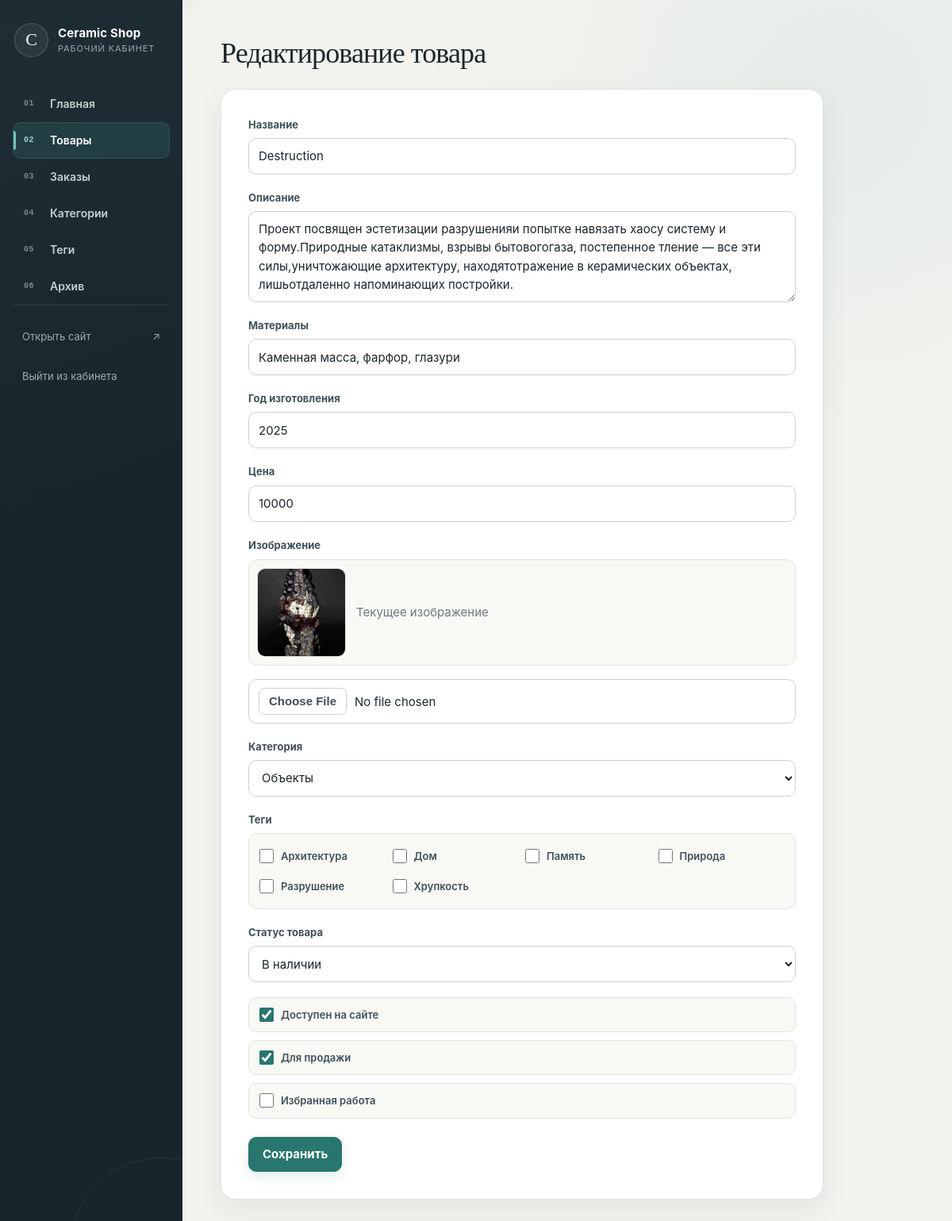
The app's page /admin/products/edit/29c85c76-9212-413d-b7fb-1fe2d4deaf08 (signed in) with its own data.
### tables this page shows
CREATE TABLE products (
            id TEXT PRIMARY KEY,
            name TEXT NOT NULL,
            description TEXT,
            price INTEGER NOT NULL,
            img TEXT
        , category_id INTEGER
        REFERENCES categories(id), status TEXT NOT NULL DEFAULT 'available'
        CHECK (
            status IN (
                'available',
                'reserved',
                'sold'
            )
        ), year INTEGER, materials TEXT NOT NULL
        DEFAULT 'Каменная масса', is_visible INTEGER NOT NULL DEFAULT 1
        CHECK (is_visible IN (0, 1)), is_for_sale INTEGER NOT NULL DEFAULT 1
        CHECK (is_for_sale IN (0, 1)), is_archived INTEGER NOT NULL DEFAULT 0
        CHECK (is_archived IN (0, 1)), is_featured INTEGER NOT NULL DEFAULT 0
        CHECK (is_featured IN (0, 1)));

CREATE TABLE categories (
            id INTEGER PRIMARY KEY AUTOINCREMENT,
            name TEXT NOT NULL UNIQUE,
            slug TEXT NOT NULL UNIQUE,
            description TEXT
        );

CREATE TABLE tags (
            id INTEGER PRIMARY KEY AUTOINCREMENT,
            name TEXT NOT NULL UNIQUE,
            slug TEXT NOT NULL UNIQUE
        );

### routes/admin/products.py (the view, shortened to what this page needs)
@admin_bp.route("/admin/products/edit/<product_id>", methods=["GET", "POST"])
def edit_product(product_id):
    product = get_product_by_id(product_id)
    if not product:
        flash('Товар не найден', 'error')
        return redirect(url_for('admin.admin_products'))
    categories = get_all_categories()
    tags = get_all_tags()
    product_tags = get_tags_for_product(product_id)
    selected_tag_ids = [tag["id"] for tag in product_tags]
    return render_template("admin/product_form.html",
                           product=product,
                           categories=categories,
                           tags=tags,
                           selected_tag_ids=selected_tag_ids,
                           title="Редактирование товара",
                           submit_text="Сохранить",
                           product_statuses=PRODUCT_STATUSES)

### database/categories.py (called while the page is built)
def get_all_categories():
    conn = get_db_connection()
    categories = conn.execute("SELECT * FROM categories ORDER BY name").fetchall()
    conn.close()
    return categories

### database/connection.py (called while the page is built)
def get_db_connection():
    database_path = current_app.config["DATABASE"]
    conn = sqlite3.connect(database_path)
    conn.execute("PRAGMA foreign_keys = ON")
    conn.row_factory = sqlite3.Row
    return conn

### database/products.py (called while the page is built)
def get_product_by_id(product_id):
    conn = get_db_connection()
    product = conn.execute("SELECT * FROM products WHERE id = ?", (product_id,)).fetchone()
    conn.close()
    return product

### database/tags.py (called while the page is built)
def get_all_tags():
    conn = get_db_connection()
    tags = conn.execute("SELECT * FROM tags ORDER BY name").fetchall()
    conn.close()
    return tags

def get_tags_for_product(product_id):
    conn = get_db_connection()
    tags = conn.execute("""
    SELECT tags.*
    FROM product_tags
    JOIN tags
    ON tags.id = product_tags.tag_id
    WHERE product_tags.product_id = ?
    ORDER BY tags.name
    """, (product_id,)).fetchall()
    conn.close()
    return tags

### routes/admin/auth.py (called while the page is built)
@admin_bp.before_request
def require_admin_login():
    allowed_endpoints = {
        'admin.login'
    }
    if request.endpoint in allowed_endpoints:
        return
    if session.get('is_admin'):
        return
    flash('Сначала войдите в админку', 'error')
    return redirect(url_for('admin.login'))

### services/cart_service.py (called while the page is built)
def get_cart(session):
    return session.get("cart", {})

def get_cart_count(session):
    cart = get_cart(session)
    return sum(cart.values())

### services/csrf_service.py (called while the page is built)
def get_csrf_token():
    if "csrf_token" not in session:
        session["csrf_token"] = secrets.token_urlsafe(32)
    return session["csrf_token"]

### templates/admin/product_form.html (shortened to what this page needs)
{% extends 'admin/base.html' %}
{% block content %}
<h1 class="admin-page-title">{{ title }}</h1>
<form method="post" enctype="multipart/form-data" class="admin-form">
    <div class="admin-form-group">
        <label for="name">Название</label>
        <input type="text" name="name" id="name" value="{{ product.name }}">
    </div>
    <div class="admin-form-group">
        <label for="description">Описание</label>
        <textarea name="description" id="description" rows="4">{{ product.description }}</textarea>
    </div>
    <div class="admin-form-group">
        <label for="materials">Материалы</label>
        <input type="text" name="materials" id="materials" value="{{ product.materials }}">
    </div>
    <div class="admin-form-group">
        <label for="year">Год изготовления</label>
        <input type="number" name="year" id="year" value="{{ product.year }}">
    </div>
    <div class="admin-form-group">
        <label for="price">Цена</label>
        <input type="number" name="price" id="price" value="{{ product.price }}">
    </div>
    <div class="admin-form-group">
        <label for="img">Изображение</label>
        {% if product.img %}
            <div class="admin-current-image">
                <img src="{{ product.img }}" alt="{{ product.name }}" class="admin-product-preview">
                <span class="admin-muted">Текущее изображение</span>
            </div>
        {% endif %}
        <input type="file" name="img" id="img">
    </div>
    <div class="admin-form-group">
        <label for="category_id">Категория</label>
        <select name="category_id" id="category_id">
            {% for category in categories %}
                <option value="{{ category.id }}"
                    {% if product.category_id == category.id %}selected{% endif %}>
                    {{ category.name }}
                </option>
            {% endfor %}
        </select>
    </div>
    <div class="admin-form-group">
        <label>Теги</label>
        <div class="admin-checkbox-list">
            {% for tag in tags %}
                <div class="admin-checkbox-group">
                    <input type="checkbox"
                    name="tag_ids"
                    id="tag_{{ tag.id }}"
                    value="{{ tag.id }}"
                    >
                    <label for="tag_{{ tag.id }}">{{tag.name}}</label>
                </div>
            {% endfor %}
        </div>
    </div>
    <div class="admin-form-group">
        <label for="status">Статус товара</label>
        <select name="status" id="status" class="form-control" required>
            {% for status_key, status_label in product_statuses.items() %}
                <option value="{{ status_key }}" {% if product['status'] == status_key %}selected{% endif %}>
                    {{ status_label }}
                </option>
            {% endfor %}
        </select>
    </div>
	<div class="admin-form-group admin-checkbox-group">
		<input type="checkbox" name="is_visible" id="is_visible" value="1" {% if product.is_visible %}checked{% endif %}>
		<label for="is_visible">Доступен на сайте</label>
	</div>
	<div class="admin-form-group admin-checkbox-group">
		<input type="checkbox" name="is_for_sale" id="is_for_sale" value="1" {% if product.is_for_sale %}checked{% endif %}>
		<label for="is_for_sale">Для продажи</label>
	</div>
	<div class="admin-form-group admin-checkbox-group">
		<input type="checkbox" name="is_featured" id="is_featured" value="1" {% if product.is_featured %}checked{% endif %}>
		<label for="is_featured">Избранная работа</label>
	</div>
    <button type="submit" class="admin-button">{{ submit_text }}</button>
</form>
{% endblock %}

### records on screen
products: name "Destruction", description "Проект посвящен эстетизации разрушенияи попытке навязать хаосу систему и форму.Природные катаклизмы, взрывы бытовогогаза, постепенное тление — все эти силы,уничтожающие архитектуру, находятотражение в керамических объектах, лишьотдаленно напоминающих постройки.", materials "Каменная масса, фарфор, глазури", year "2025", price "10000", img (picture), category_id "Объекты", status "В наличии", is_visible "☑", is_for_sale "☑"
tags: name "Архитектура"
tags: name "Дом"
tags: name "Память"
tags: name "Природа"
tags: name "Разрушение"
tags: name "Хрупкость"

### other values on screen
{{ title }} "Редактирование товара"
{{ submit_text }} "Сохранить"
